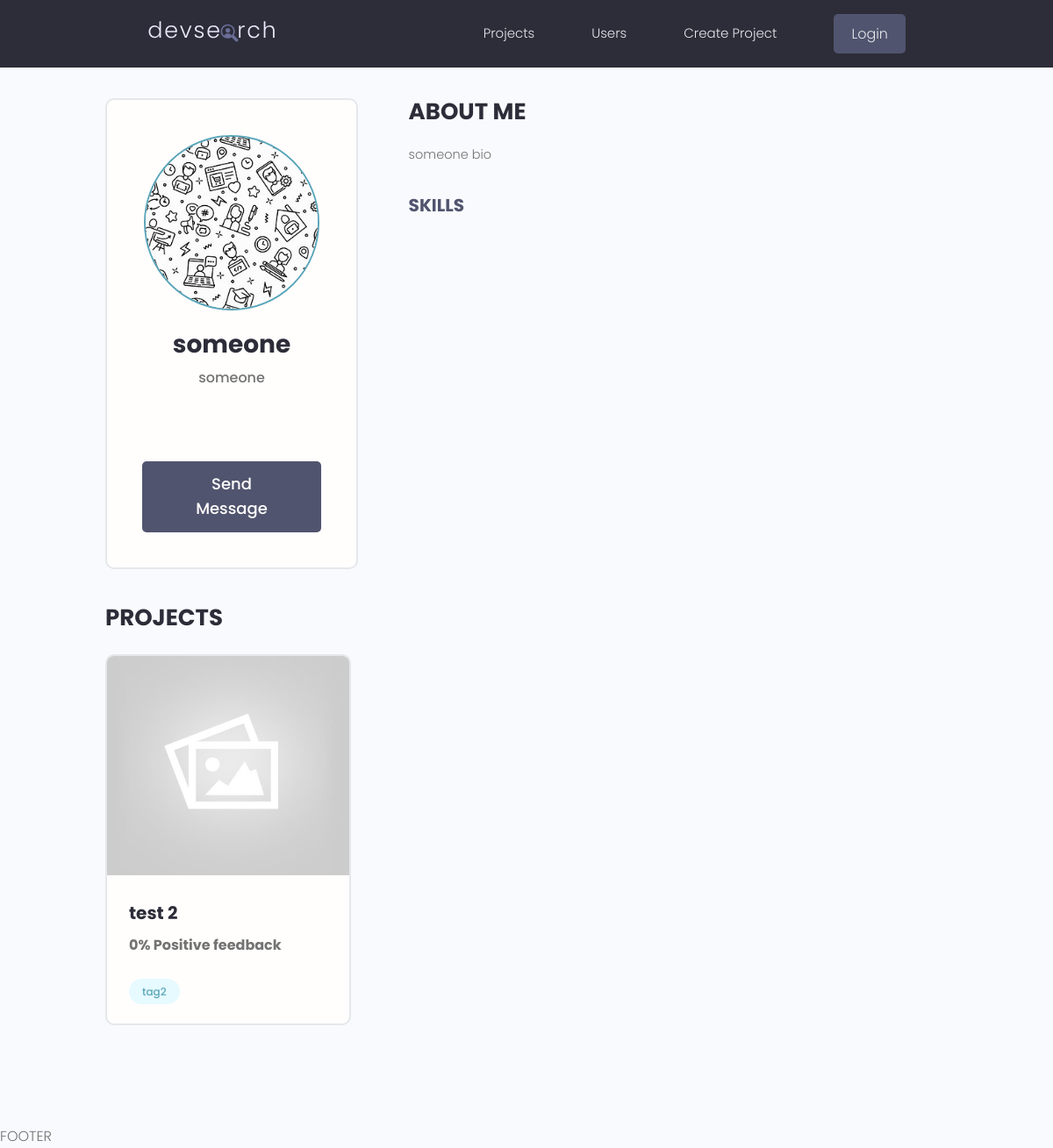
The page /users/profile/181b8172-6042-4ddd-8b19-bcea14917174/ on the database as committed earlier.
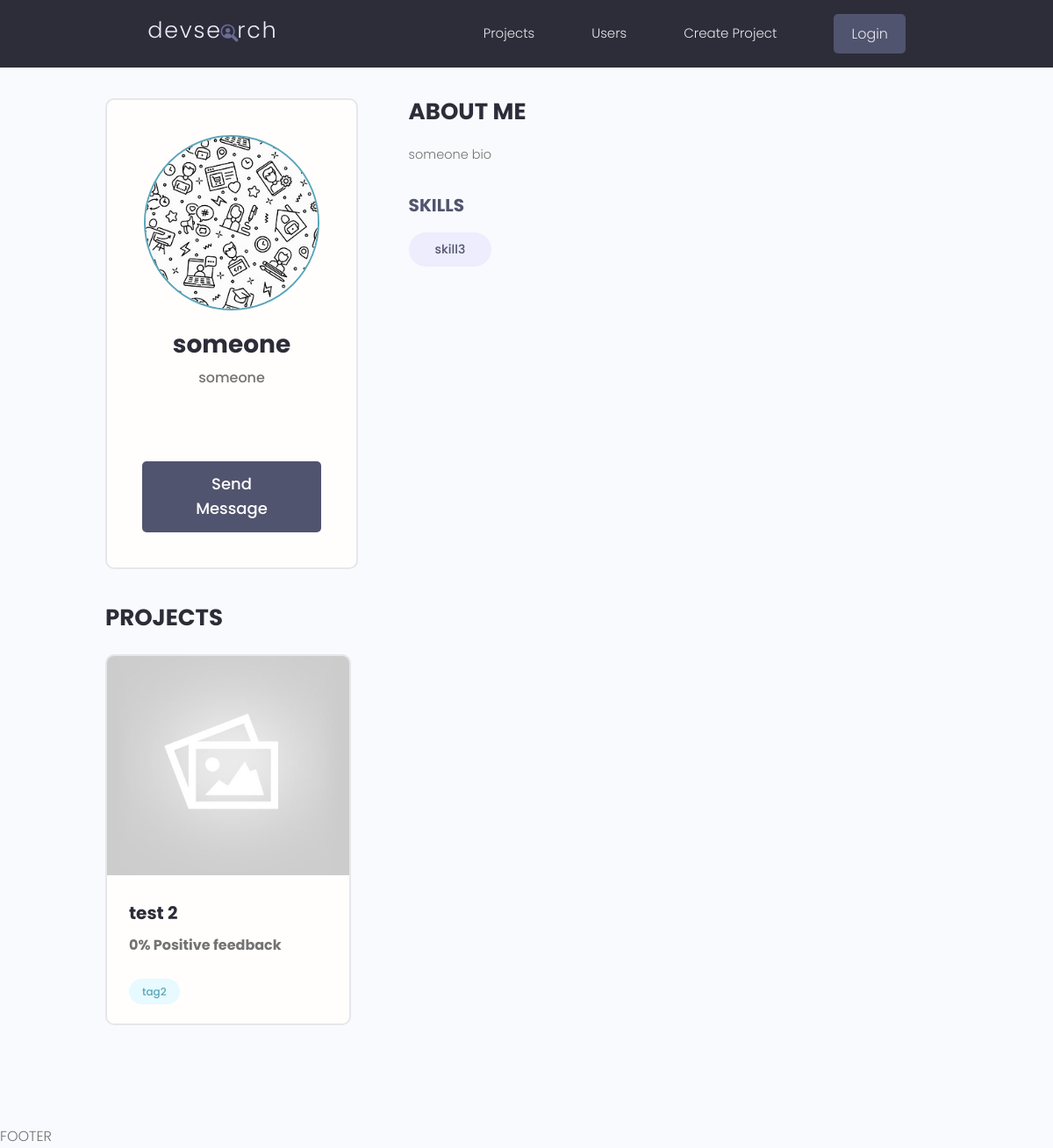
The same page on the database as committed later.
### users/models.py (models this page shows, shortened)
class Profile(models.Model):
    user = models.OneToOneField(User, on_delete=models.CASCADE, null=True, blank=True)
    name = models.CharField(max_length=200, null=True, blank=True)
    email = models.EmailField(max_length=500, null=True, blank=True)
    username = models.CharField(max_length=200, null=True, blank=True)
    user_info = models.CharField(max_length=200, null=True, blank=True)
    user_bio = models.TextField(null=True, blank=True)
    profile_picture = models.ImageField(null=True, blank=True, upload_to='profiles/', default="profiles/user_default.jpg")
    user_website = models.CharField(max_length=200, null=True, blank=True)
    created = models.DateTimeField(auto_now_add=True)
    id = models.UUIDField(default=uuid.uuid4, unique=True, primary_key=True, editable=False)

class Skill(models.Model):
    owner = models.ForeignKey(Profile, on_delete=models.CASCADE, null=True, blank=True)
    name = models.CharField(max_length=200, null=True, blank=True)
    description = models.TextField(null=True, blank=True)
    id = models.UUIDField(default=uuid.uuid4, unique=True, primary_key=True, editable=False)
    def __str__(self):
        return str(self.name)

### projects/models.py (models this page shows, shortened)
class Project(models.Model):
    owner = models.ForeignKey(Profile, null=True, blank=True, on_delete=models.SET_NULL)
    title = models.CharField(max_length=200)
    description = models.TextField(null=True, blank=True)
    featured_image = models.ImageField(null=True, blank=True, default="default.jpg")
    demo_link = models.CharField(max_length=2000, null=True, blank=True)
    source_link = models.CharField(max_length=2000, null=True, blank=True)
    tags = models.ManyToManyField('Tag', blank=True)
    vote_total = models.IntegerField(default=0, null=True, blank=True)
    vote_ratio = models.IntegerField(default=0, null=True, blank=True)
    created = models.DateTimeField(auto_now_add=True)
    id = models.UUIDField(default=uuid.uuid4, unique=True, primary_key=True, editable=False)

class Tag(models.Model):
    name = models.CharField(max_length=200)
    created = models.DateTimeField(auto_now_add=True)
    id = models.UUIDField(default=uuid.uuid4, unique=True, primary_key=True, editable=False)
    def __str__(self):
        return self.name

### users/views.py (the view)
# urls.py: path('profile/<str:pk>/', views.userProfile, name="user_profile"),
def userProfile(request, pk):
    profile = Profile.objects.get(id=pk)
    context = {'profile': profile}
    return render(request, 'users/user_profile.html', context)

### users/templates/users/user_profile.html (shortened to what this page needs)
<!DOCTYPE html>
<html lang="en">
<head>
</head>
<body>
{% extends 'main.html' %}
{% block content %}
 <main class="profile my-md">
    <div class="container">
      <div class="layout">
        <div class="column column--1of3">
          <div class="card text-center">
            <div class="card__body dev">
              <img class="avatar avatar--xl" src="{{ profile.profile_picture.url }}" />
              <h2 class="dev__name">{{profile.name}}</h2>
              <p class="dev__title">{{profile.user_info}}</p>
              <ul class="dev__social">
              </ul>
              <a href="#" class="btn btn--sub btn--lg">Send Message </a>
            </div>
          </div>
        </div>
        <div class="column column--2of3">
          <div class="devInfo">
            <h3 class="devInfo__title">About Me</h3>
            <p class="devInfo__about">
              {{profile.user_bio}}
            </p>
          </div>
          <div class="devInfo">
              <h3 class="devInfo__subtitle">Skills</h3>
              <div class="devInfo__otherSkills">
                {% for skill in profile.skill_set.all %}
                <span class="tag tag--pill tag--sub tag--lg">
                  <small>{{skill}}</small>
                </span>
                {% endfor %}
              </div>
            </div>
          </div>
          <div class="devInfo">
            <h3 class="devInfo__title">Projects</h3>
            <div class="grid grid--two">
              {% for project in profile.project_set.all %}
              <div class="column">
                <div class="card project">
                  <a href="{% url 'project' project.id %}" class="project">
                    <img class="project__thumbnail" src="{{project.featured_image.url}}" alt="project thumbnail" />
                    <div class="card__body">
                      <h3 class="project__title">{{project.title}}</h3>
                      <p class="project--rating">
                        <span style="font-weight: bold;">{{project.vote_ratio}}% Positive feedback</span>
                      </p>
                      {% for tag in project.tags.all %}
                    <span class="tag tag--pill tag--main">
                      <small>{{tag}}</small>
                    </span>
                      {% endfor %}
                      </div>
                    </div>
                </div>
              </div>
              {% endfor %}
            </div>
          </div>
        </div>
  </main>
{% endblock content%}

### templates/main.html (shortened to what this page needs)
<!DOCTYPE html>
{% load static %}
<html lang="en">
<head>
  <link rel="stylesheet" href="https://cdn.iconmonstr.com/1.3.0/css/iconmonstr-iconic-font.min.css" />
  <link rel="stylesheet" href="{% static 'uikit/styles/uikit.css' %}" />
  <link rel="stylesheet" href="{% static 'styles/app.css' %}" />
</head>
<body>
{% include 'navbar.html' %}
{% block content %}
{% endblock content %}
<p>FOOTER</p>
</body>
</html>

### templates/navbar.html (shortened to what this page needs)
<!DOCTYPE html>
{% load static %}
<html lang="en">
<head>
</head>
<body>
  <header class="header">
    <div class="container container--narrow">
      <a href="{% url 'projects' %}" class="header__logo">
        <img src="{% static 'images/logo.svg' %}" alt="DevSearch Logo" />
      </a>
      <nav class="header__nav">
        <ul class="header__menu">
          <li class="header__menuItem"><a href="{% url 'projects' %}">Projects</a></li>
          <li class="header__menuItem"><a href="{% url 'profiles' %}">Users</a></li>
          <li class="header__menuItem"><a href="{% url 'create_project' %}">Create Project</a></li>
          <li class="header__menuItem"><a href="" class="btn btn--sub">Login</a></li>
        </ul>
      </nav>
    </div>
  </header>
</body>
</html>

### static/styles/app.css (style rules this page uses)
:root { --color-sub: #2d2d39; }
.btn--sub { background-color: var(--color-sub-light); }
.card { border: 2px solid var(--color-light); }
img { width: 100%; }
.header { position: sticky; z-index: 111; background-color: var(--color-sub); padding: 1.5rem 0; }
.header > .container { display: flex; justify-content: space-between; align-items: center; }
.header__logo > img { height: 3.8rem; }
.header__nav > ul { display: inline-flex; align-items: center; list-style: none; gap: 6.5rem; }
.header__menuItem > a { color: var(--color-light); font-weight: 300; }
.profile .card > .dev { padding: 4rem; }
.dev__name { color: var(--color-sub); font-size: 2.8rem; font-weight: 700; margin-top: 1rem; margin-bottom: 0.5rem; }
.dev__title { font-size: 1.6rem; font-weight: 500; line-height: 1.3; }
.dev__social { margin: 3rem 0; list-style: none; display: flex; justify-content: center; gap: 1.5rem; }
.devInfo { margin-bottom: 3rem; }
.devInfo__title, .devInfo__subtitle { font-size: 2.6rem; color: var(--color-sub); text-transform: uppercase; font-weight: 700; margin-bottom: 1.5rem; }
.devInfo__subtitle { font-size: 2rem; color: var(--color-sub-light); }
.devInfo__about, .devSkill__info { font-size: 1.45rem; line-height: 1.7; text-align: justify; }
.project--rating { margin-bottom: 1.6em; margin-top: .5em; }
.project__thumbnail { height: 25rem; object-fit: cover; object-position: top center; }
.project__title { font-size: 2rem; font-weight: 700; color: var(--color-sub); }

### static/uikit/styles/modules/_variables.css (style rules this page uses)
:root { --color-main: #5aa5b9; --color-main-light: #e6faff; --color-sub: #3f4156; --color-sub-light: #51546e; --color-sub-lighter: #ededfd; --color-text: #737373; --color-gray: #8b8b8b; --color-light: #e5e7eb; --color-light-gray: #767676; --color-bg: #f8fafd; --color-white: #fffefd; --color-white-light: #f3f3f3; --color-success: #359e64; --color-success-bg: #def8e8; --color-error: #fc4b0b; --color-error-bg: #fff2ee; --font-base: 'Poppins', arial, helvetica, 'Segoe UI', roboto, ubuntu, sans-serif; --font-monospace: 'Fira Code', 'Courier New', courier, monospace; --font-regular: 300; --font-medium: 500; --font-bold: 700; --generic-shadow: 1px 1px 5px #00000010; --generic-transition: all 0.3s ease-in-out; }

### static/uikit/styles/modules/_base.css (style rules this page uses)
* { margin: 0; padding: 0; box-sizing: border-box; text-rendering: optimizeLegibility; color: inherit; font-size: inherit; }
html { font-size: 50%; }
@media only screen and (min-width: 480px) { html { font-size: 56.25%; } }
@media only screen and (min-width: 1200px) { html { font-size: 62.5%; } }
body { line-height: 1.6; font-weight: 400; font-size: 1.5rem; color: var(--color-text); background-color: var(--color-bg); min-height: 100vh; }

### static/uikit/styles/modules/_typography.css (style rules this page uses)
* { font-family: var(--font-base); }
h2 { font-size: 3.6rem; font-weight: var(--font-bold); }
h3 { font-size: 3.2rem; font-weight: var(--font-medium); }
p, span, strong { font-size: 1.6rem; color: var(--color-text); font-weight: var(--font-regular); }
a { padding-bottom: 2px; text-decoration: none; display: inline-block; color: var(--color-main); font-weight: var(--font-medium); }

### static/uikit/styles/modules/_utilities.css (style rules this page uses)
.container { width: 92%; max-width: 165rem; margin: 0 auto; box-sizing: border-box; }
.container--narrow { width: 92%; max-width: 120rem; }
@media screen and (min-width: 1000px) { .container { width: 90%; } }
@media screen and (min-width: 1000px) { .container--narrow { width: 85%; } }
@media screen and (min-width: 1200px) { .container { width: 80%; } }
@media screen and (min-width: 1200px) { .container--narrow { width: 72%; } }
.text-center { text-align: center; }
.my-md { margin: 3rem auto; }

### static/uikit/styles/modules/_avatar.css (style rules this page uses)
.avatar { border-radius: 50%; border: 2px solid var(--color-main); object-fit: cover; }
.avatar--xl { height: 20rem; width: 20rem; }

### static/uikit/styles/modules/_button.css (style rules this page uses)
.btn { display: inline-block; position: relative; cursor: pointer; background-color: var(--color-light); font-weight: var(--font-medium); color: var(--color-sub); text-decoration: none; padding: 1rem 2rem; border-radius: 0.5rem; border: none; width: -webkit-fit-content; width: -moz-fit-content; width: fit-content; height: -webkit-fit-content; height: -moz-fit-content; height: fit-content; font-size: 1.6rem; outline-width: 0; outline-color: transparent; -webkit-backface-visibility: hidden; backface-visibility: hidden; transition: all 0.3s ease-in-out; }
.btn--sub { background-color: var(--color-sub); color: var(--color-white); }
.btn--lg { font-size: 1.8rem; padding: 1.2rem 4.5rem; }

Rows that differ between the two databases and show on the page:
added Skill: name "skill3"
